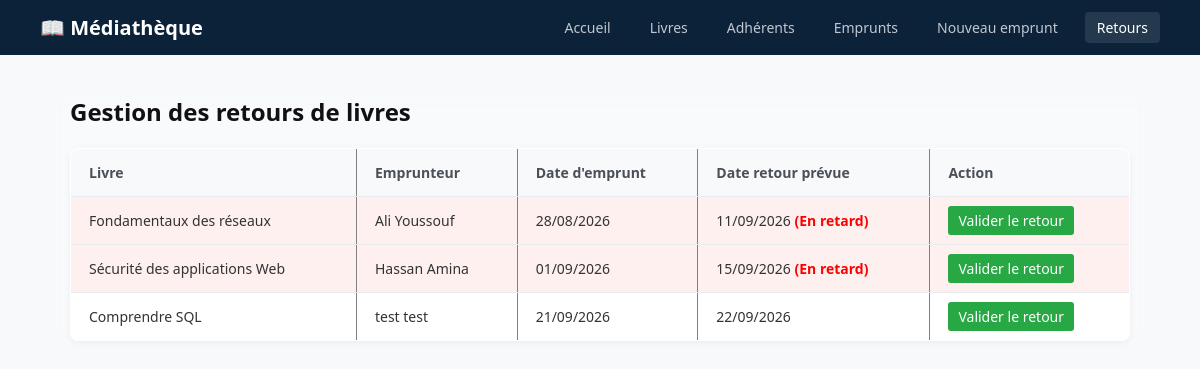
The page /mediatheque_mini_projet/mediatheque/retour.php on the database its author committed.
### tables this page shows
CREATE TABLE `emprunt` (
  `id_emprunt` int(11) NOT NULL,
  `id_adherent` int(11) NOT NULL,
  `id_livre` int(11) NOT NULL,
  `date_emprunt` date NOT NULL,
  `date_retour_prevue` date NOT NULL,
  `date_retour` date DEFAULT NULL
);

CREATE TABLE `livre` (
  `id_livre` int(11) NOT NULL,
  `titre` varchar(200) NOT NULL,
  `isbn` varchar(20) NOT NULL,
  `annee_publication` int(11) DEFAULT NULL,
  `disponible` tinyint(1) NOT NULL DEFAULT 1,
  `id_categorie` int(11) NOT NULL
);

CREATE TABLE `adherent` (
  `id_adherent` int(11) NOT NULL,
  `nom` varchar(80) NOT NULL,
  `prenom` varchar(80) NOT NULL,
  `email` varchar(150) NOT NULL,
  `date_inscription` date NOT NULL
);

### mediatheque_mini_projet/mediatheque/retour.php (the view, shortened to what this page needs)
<?php
require_once '../config/db.php';
$sql = "SELECT
            e.id_emprunt,
            e.id_livre,
            e.date_emprunt,
            e.date_retour_prevue,
            l.titre AS livre_titre,
            a.nom AS adherent_nom,
            a.prenom AS adherent_prenom
        FROM EMPRUNT e
        JOIN LIVRE l ON e.id_livre = l.id_livre
        JOIN ADHERENT a ON e.id_adherent = a.id_adherent
        WHERE e.date_retour IS NULL
        ORDER BY e.date_retour_prevue ASC";
$stmt = $pdo->query($sql);
$empruntsEnCours = $stmt->fetchAll(PDO::FETCH_ASSOC);
?>
<!DOCTYPE html>
<html lang="fr">
<head>
    <link rel="stylesheet" href="../assets/style.css">
</head>
<body>
    <header>
        <h1>📖 Médiathèque</h1>
        <nav>
            <a href="index.php">Accueil</a>
            <a href="livres.php">Livres</a>
            <a href="adherents.php">Adhérents</a>
            <a href="emprunts.php">Emprunts</a>
            <a href="emprunter.php">Nouveau emprunt</a>
            <a href="retour.php" class="active">Retours</a>
        </nav>
    </header>
    <main class="container">
        <h2>Gestion des retours de livres</h2>
        <?php if (empty($empruntsEnCours)): ?>
            <p>Aucun emprunt en cours à retourner pour le moment.</p>
        <?php else: ?>
            <table border="1" cellpadding="10" cellspacing="0" style="width:100%; border-collapse:collapse;">
                <thead>
                    <tr>
                        <th>Livre</th>
                        <th>Emprunteur</th>
                        <th>Date d'emprunt</th>
                        <th>Date retour prévue</th>
                        <th>Action</th>
                    </tr>
                </thead>
                <tbody>
                    <?php foreach ($empruntsEnCours as $e): ?>
                        <?php $estEnRetard = strtotime($e['date_retour_prevue']) < strtotime(date('Y-m-d')); ?>
                        <tr style="<?= $estEnRetard ? 'background-color: #fff0f0;' : '' ?>">
                            <td><?= htmlspecialchars($e['livre_titre']) ?></td>
                            <td><?= htmlspecialchars($e['adherent_nom'] . ' ' . $e['adherent_prenom']) ?></td>
                            <td><?= date('d/m/Y', strtotime($e['date_emprunt'])) ?></td>
                            <td>
                                <?= date('d/m/Y', strtotime($e['date_retour_prevue'])) ?>
                                <?php if ($estEnRetard): ?>
                                    <strong style="color: red;"> (En retard)</strong>
                                <?php endif; ?>
                            </td>
                            <td>
                                <a href="retour.php?action=rendre&id_emprunt=<?= $e['id_emprunt'] ?>&id_livre=<?= $e['id_livre'] ?>"
                                   onclick="return confirm('Confirmer le retour de ce livre ?');"
                                   style="padding: 5px 10px; background-color: #28a745; color: white; text-decoration: none; border-radius: 3px;">
                                    Valider le retour
                                </a>
                            </td>
                        </tr>
                    <?php endforeach; ?>
                </tbody>
            </table>
        <?php endif; ?>
    </main>
</body>
</html>

### mediatheque_mini_projet/assets/style.css (style rules this page uses)
* { box-sizing: border-box; margin: 0; padding: 0; font-family: 'Segoe UI', Tahoma, Geneva, Verdana, sans-serif; }
body { background-color: #f4f6f9; color: #333; }
header { background-color: #0b2239; color: #fff; padding: 12px 40px; display: flex; justify-content: space-between; align-items: center; }
header h1 { font-size: 20px; font-weight: 600; display: flex; align-items: center; gap: 10px; }
nav { display: flex; gap: 15px; }
nav a { color: #c2c7d0; text-decoration: none; font-size: 14px; padding: 6px 12px; border-radius: 4px; transition: background 0.2s, color 0.2s; }
nav a:hover, nav a.active { color: #fff; background-color: rgba(255, 255, 255, 0.1); }
.container { max-width: 1100px; margin: 40px auto; padding: 0 20px; }
h2 { font-size: 24px; margin-bottom: 20px; color: #111; }
table { width: 100%; border-collapse: collapse; background: #fff; border-radius: 8px; overflow: hidden; box-shadow: 0 2px 8px rgba(0,0,0,0.05); margin-top: 15px; }
th, td { padding: 14px 18px; text-align: left; font-size: 14px; border-bottom: 1px solid #e9ecef; }
th { background-color: #f8f9fa; color: #495057; font-weight: 600; }
body { background-image: linear-gradient(rgba(248, 250, 252, 0.85), rgba(248, 250, 252, 0.85)), url('https://images.unsplash.com/photo-1507842217343-583bb7270b66?auto=format&fit=crop&w=1920&q=80'); background-size: cover; background-position: center; background-attachment: fixed; background-repeat: no-repeat; }
.container, form, table { backdrop-filter: blur(5px); }

### rows shown on the page
emprunt: id_livre.titre "Fondamentaux des réseaux", id_adherent.prenom "Ali Youssouf", date_emprunt "28/08/2026", date_retour_prevue "11/09/2026", shows "(En retard)"
emprunt: id_livre.titre "Sécurité des applications Web", id_adherent.prenom "Hassan Amina", date_emprunt "01/09/2026", date_retour_prevue "15/09/2026", shows "(En retard)"
emprunt: id_livre.titre "Comprendre SQL", id_adherent.prenom "test test", date_emprunt "21/09/2026", date_retour_prevue "22/09/2026"
